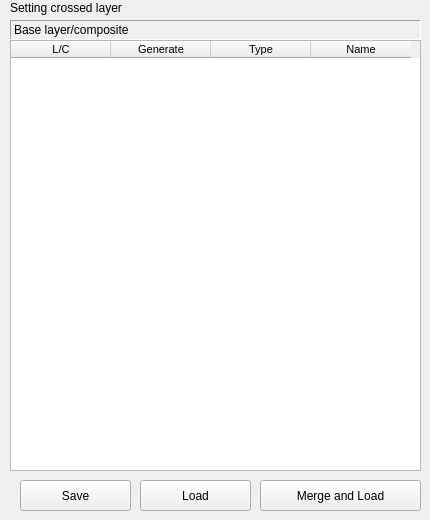
   <widget class="QWidget" name="PTab4">
    <attribute name="title">
     <string>Make algorithm</string>
    </attribute>
    <widget class="QFrame" name="frame_4">
     <property name="geometry">
      <rect>
       <x>10</x>
       <y>20</y>
       <width>411</width>
       <height>451</height>
      </rect>
     </property>
     <property name="frameShape">
      <enum>QFrame::StyledPanel</enum>
     </property>
     <property name="frameShadow">
      <enum>QFrame::Raised</enum>
     </property>
     <widget class="QTableWidget" name="tableWidgetCrossedLayer">
      <property name="geometry">
       <rect>
        <x>0</x>
        <y>20</y>
        <width>411</width>
        <height>431</height>
       </rect>
      </property>
      <property name="font">
       <font>
        <pointsize>8</pointsize>
       </font>
      </property>
      <property name="selectionMode">
       <enum>QAbstractItemView::SingleSelection</enum>
      </property>
      <property name="selectionBehavior">
       <enum>QAbstractItemView::SelectRows</enum>
      </property>
      <column>
       <property name="text">
        <string>L/C</string>
       </property>
      </column>
      <column>
       <property name="text">
        <string>Generate</string>
       </property>
      </column>
      <column>
       <property name="text">
        <string>Type</string>
       </property>
      </column>
      <column>
       <property name="text">
        <string>Name</string>
       </property>
      </column>
     </widget>
     <widget class="QLabel" name="label_8">
      <property name="geometry">
       <rect>
        <x>0</x>
        <y>0</y>
        <width>411</width>
        <height>20</height>
       </rect>
      </property>
      <property name="frameShape">
       <enum>QFrame::Panel</enum>
      </property>
      <property name="frameShadow">
       <enum>QFrame::Sunken</enum>
      </property>
      <property name="text">
       <string>Base layer/composite</string>
      </property>
     </widget>
    </widget>
    <widget class="QLabel" name="label_6">
     <property name="geometry">
      <rect>
       <x>10</x>
       <y>0</y>
       <width>391</width>
       <height>16</height>
      </rect>
     </property>
     <property name="text">
      <string>Setting crossed layer</string>
     </property>
    </widget>
    <widget class="QPushButton" name="pushButtonSaveAlgoGen">
     <property name="geometry">
      <rect>
       <x>20</x>
       <y>480</y>
       <width>111</width>
       <height>31</height>
      </rect>
     </property>
     <property name="text">
      <string>Save</string>
     </property>
     <property name="icon">
      <iconset resource="PropertyGerberFast.qrc">
       <normaloff>:/Qtres/Save.png</normaloff>:/Qtres/Save.png</iconset>
     </property>
    </widget>
    <widget class="QPushButton" name="pushButtonLoadAlgoGen">
     <property name="geometry">
      <rect>
       <x>140</x>
       <y>480</y>
       <width>111</width>
       <height>31</height>
      </rect>
     </property>
     <property name="text">
      <string>Load</string>
     </property>
     <property name="icon">
      <iconset resource="PropertyGerberFast.qrc">
       <normaloff>:/Qtres/Load.png</normaloff>:/Qtres/Load.png</iconset>
     </property>
    </widget>
    <widget class="QPushButton" name="pushButtonMergeLoadAlgoGen">
     <property name="geometry">
      <rect>
       <x>260</x>
       <y>480</y>
       <width>161</width>
       <height>31</height>
      </rect>
     </property>
     <property name="text">
      <string>Merge and Load</string>
     </property>
     <property name="icon">
      <iconset resource="PropertyGerberFast.qrc">
       <normaloff>:/Qtres/Marge.png</normaloff>:/Qtres/Marge.png</iconset>
     </property>
    </widget>
   </widget>
